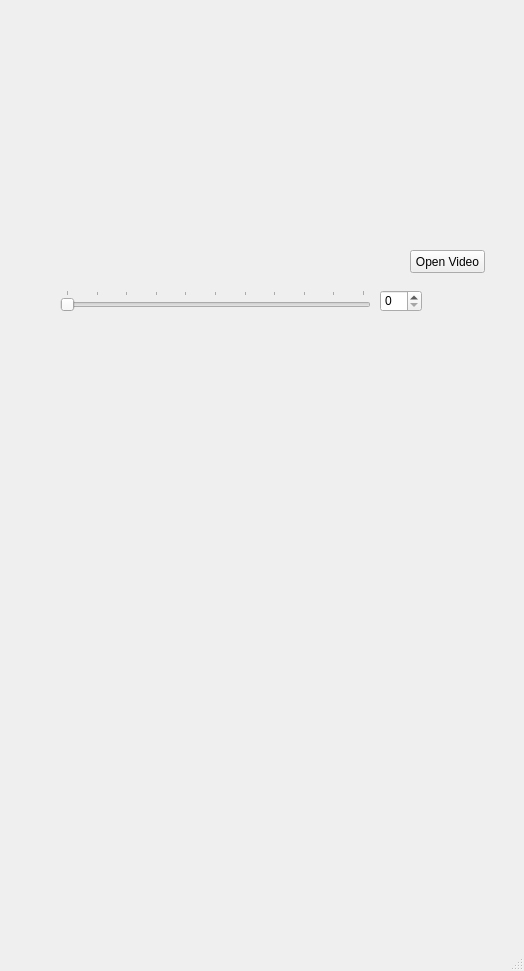
<?xml version="1.0" encoding="UTF-8"?>
<ui version="4.0">
 <class>VideoOverviewWindow</class>
 <widget class="QMainWindow" name="VideoOverviewWindow">
  <property name="geometry">
   <rect>
    <x>0</x>
    <y>0</y>
    <width>524</width>
    <height>971</height>
   </rect>
  </property>
  <property name="windowTitle">
   <string>Video Overview</string>
  </property>
  <widget class="QWidget" name="centralwidget">
   <widget class="QPushButton" name="OpenVideo">
    <property name="geometry">
     <rect>
      <x>410</x>
      <y>250</y>
      <width>75</width>
      <height>23</height>
     </rect>
    </property>
    <property name="text">
     <string>Open Video</string>
    </property>
   </widget>
   <widget class="QLabel" name="MeanValueGraphDisplay">
    <property name="geometry">
     <rect>
      <x>60</x>
      <y>320</y>
      <width>301</width>
      <height>241</height>
     </rect>
    </property>
    <property name="sizePolicy">
     <sizepolicy hsizetype="Ignored" vsizetype="Ignored">
      <horstretch>0</horstretch>
      <verstretch>0</verstretch>
     </sizepolicy>
    </property>
    <property name="text">
     <string/>
    </property>
    <property name="pixmap">
     <pixmap>temp/blank.png</pixmap>
    </property>
    <property name="scaledContents">
     <bool>true</bool>
    </property>
   </widget>
   <widget class="QLabel" name="HistogramDisplay">
    <property name="geometry">
     <rect>
      <x>60</x>
      <y>580</y>
      <width>301</width>
      <height>241</height>
     </rect>
    </property>
    <property name="sizePolicy">
     <sizepolicy hsizetype="Ignored" vsizetype="Ignored">
      <horstretch>0</horstretch>
      <verstretch>0</verstretch>
     </sizepolicy>
    </property>
    <property name="text">
     <string/>
    </property>
    <property name="pixmap">
     <pixmap>temp/blank.png</pixmap>
    </property>
    <property name="scaledContents">
     <bool>true</bool>
    </property>
   </widget>
   <widget class="QSlider" name="FrameSlider">
    <property name="geometry">
     <rect>
      <x>60</x>
      <y>290</y>
      <width>311</width>
      <height>22</height>
     </rect>
    </property>
    <property name="maximum">
     <number>1000</number>
    </property>
    <property name="orientation">
     <enum>Qt::Horizontal</enum>
    </property>
    <property name="tickPosition">
     <enum>QSlider::TicksAbove</enum>
    </property>
    <property name="tickInterval">
     <number>100</number>
    </property>
   </widget>
   <widget class="QLabel" name="VideoDisplay">
    <property name="geometry">
     <rect>
      <x>30</x>
      <y>20</y>
      <width>351</width>
      <height>231</height>
     </rect>
    </property>
    <property name="sizePolicy">
     <sizepolicy hsizetype="Ignored" vsizetype="Ignored">
      <horstretch>0</horstretch>
      <verstretch>0</verstretch>
     </sizepolicy>
    </property>
    <property name="text">
     <string/>
    </property>
    <property name="pixmap">
     <pixmap>temp/blank.png</pixmap>
    </property>
    <property name="scaledContents">
     <bool>true</bool>
    </property>
   </widget>
   <widget class="QSpinBox" name="spinBox">
    <property name="geometry">
     <rect>
      <x>380</x>
      <y>290</y>
      <width>42</width>
      <height>22</height>
     </rect>
    </property>
   </widget>
  </widget>
  <widget class="QMenuBar" name="menubar">
   <property name="geometry">
    <rect>
     <x>0</x>
     <y>0</y>
     <width>524</width>
     <height>21</height>
    </rect>
   </property>
  </widget>
  <widget class="QStatusBar" name="statusbar"/>
 </widget>
 <resources/>
 <connections>
  <connection>
   <sender>OpenVideo</sender>
   <signal>clicked()</signal>
   <receiver>VideoOverviewWindow</receiver>
   <slot>load_video()</slot>
   <hints>
    <hint type="sourcelabel">
     <x>447</x>
     <y>282</y>
    </hint>
    <hint type="destinationlabel">
     <x>261</x>
     <y>485</y>
    </hint>
   </hints>
  </connection>
  <connection>
   <sender>FrameSlider</sender>
   <signal>valueChanged(int)</signal>
   <receiver>VideoOverviewWindow</receiver>
   <slot>change_frame()</slot>
   <hints>
    <hint type="sourcelabel">
     <x>215</x>
     <y>321</y>
    </hint>
    <hint type="destinationlabel">
     <x>261</x>
     <y>485</y>
    </hint>
   </hints>
  </connection>
 </connections>
</ui>
